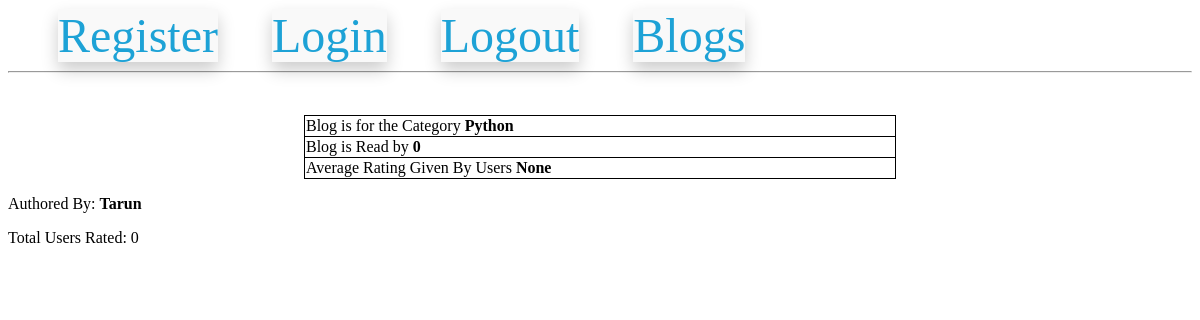
/blogDetail/4/Tarun/Python (signed in), run on the app's committed database.
### models.py (models this page shows, shortened)
class BlogModel(db.Model):
    id = db.Column(db.Integer,primary_key=True)
    category_id = db.Column(db.Integer,db.ForeignKey('category_master.category_id'), nullable=False)
    blog_user_id = db.Column(db.Integer,db.ForeignKey('users.id'), nullable=False)
    blog_text = db.Column(db.Text, nullable=False)
    blog_creation_date = db.Column(db.DateTime)
    blog_read_count = db.Column(db.Integer, default=0)
    blog_rating_count = db.Column(db.Integer, default=0)

class UserModel(UserMixin,db.Model):
    __tablename__ = 'users'
    id = db.Column(db.Integer, primary_key=True)
    email = db.Column(db.String(100), unique=True)
    username = db.Column(db.String(100))
    password_hash = db.Column(db.String(250))

### routes.py (the view, shortened to what this page needs)
@app.route('/blogDetail/<int:blog_id>/<string:username>/<string:category>', methods=['GET','POST'])
@login_required
def blog_detail(blog_id, username, category):
    blog = BlogModel.query.get(blog_id)
    if request.method == 'GET':
        if current_user.id != blog.blog_user_id:
            blog.blog_read_count = blog.blog_read_count + 1
            db.session.commit()
        rating = db.session.query(func.avg(BlogComment.blog_rating)).filter(BlogComment.blog_id == int(blog_id)).first()[0]
        return render_template('/blog_detail.html',blog=blog, rating=rating, author=username,category=category)

### models.py (called while the page is built)
@login.user_loader
def load_user(id):
    return UserModel.query.get(int(id))

### templates/blog_detail.html (shortened to what this page needs)
{% extends 'base.html' %}
{% block content %}
<br>
<center>
    <form method="POST" action="">
        <p>
            <table style="width: 50%;">
                <tr>
                    <td style='width: 80%;'>
                        Blog is for the Category <b>{{ category }}</b>
                    </td>
                </tr>
                <tr>
                    <td style='width: 80%;'>
                        Blog is Read by <b>{{ blog.blog_read_count }}</b>
                    </td>
                </tr>
                <tr>
                    <td style='width: 80%;'>
                        Average Rating Given By Users <b>{{ rating }}</b>
                    </td>
                </tr>
            </table>
        </p>
</center>
Authored By: <b> {{ author }}</b>
<p>
    Total Users Rated: {{ blog.blog_rating_count }}
</p>
{% endblock %}

### templates/blog_detail.html (style rules this page uses)
table,tr { border: 1px solid black; border-radius: 12px; border-collapse: collapse; }

### data on the page
BlogModel: blog_read_count "0", blog_rating_count "0"
UserModel: username "Tarun"

### other printed values
{{ category }} "Python"
{{ rating }} "None"
